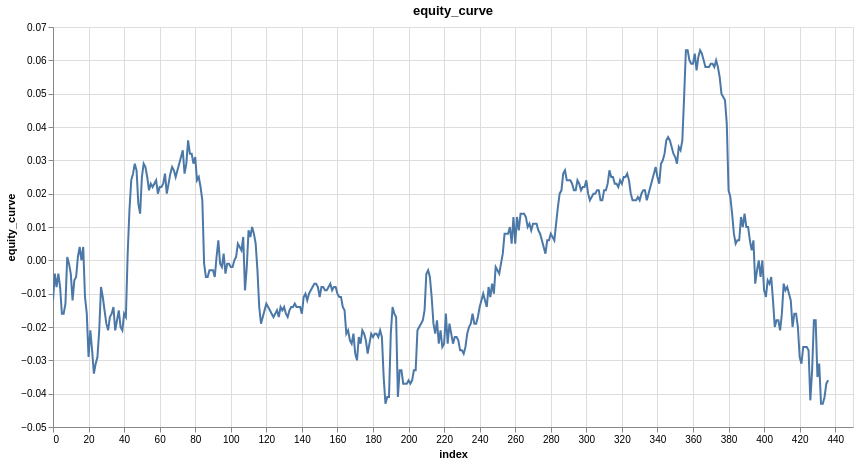

The code cell stored with this chart in its notebook:
### Markdown cell above
### 8.4 Equity Curve Visualization

### Code cell
features = ['close_log_return_lag_2']
model = LinearModel(len(features))
model_trades = learn_model_trades(ts, features, target, model, no_epochs=200, loss=nn.L1Loss())
plot_column(model_trades, 'equity_curve')

### Figure 1 — Vega specification as saved in the notebook (floating-point values rounded to 4 significant figures; data arrays with more than 128 entries replaced by an {"elided": "..."} marker saying what was removed)
{"$schema": "https://vega.github.io/schema/vega/v6.json", "data": [{"name": "param_1e9efca18e7a2868_store"}, {"name": "source_0", "values": {"elided": "437 records"}}, {"name": "source_0_x_domain_index", "values": [{"min": 0, "max": 436}]}, {"name": "source_0_y_domain_equity_curve", "values": [{"min": -0.043, "max": 0.063}]}], "signals": [{"name": "unit", "value": {}, "on": [{"events": "pointermove", "update": "isTuple(group()) ? group() : unit"}]}, {"name": "param_1e9efca18e7a2868", "update": "vlSelectionResolve(\"param_1e9efca18e7a2868_store\", \"union\")"}, {"name": "param_1e9efca18e7a2868_index", "on": [{"events": [{"source": "view", "type": "dblclick"}], "update": "null"}, {"events": {"signal": "param_1e9efca18e7a2868_translate_delta"}, "update": "panLinear(param_1e9efca18e7a2868_translate_anchor.extent_x, -param_1e9efca18e7a2868_translate_delta.x / width)"}, {"events": {"signal": "param_1e9efca18e7a2868_zoom_delta"}, "update": "zoomLinear(domain(\"x\"), param_1e9efca18e7a2868_zoom_anchor.x, param_1e9efca18e7a2868_zoom_delta)"}]}, {"name": "param_1e9efca18e7a2868_equity_curve", "on": [{"events": [{"source": "view", "type": "dblclick"}], "update": "null"}, {"events": {"signal": "param_1e9efca18e7a2868_translate_delta"}, "update": "panLinear(param_1e9efca18e7a2868_translate_anchor.extent_y, param_1e9efca18e7a2868_translate_delta.y / height)"}, {"events": {"signal": "param_1e9efca18e7a2868_zoom_delta"}, "update": "zoomLinear(domain(\"y\"), param_1e9efca18e7a2868_zoom_anchor.y, param_1e9efca18e7a2868_zoom_delta)"}]}, {"name": "param_1e9efca18e7a2868_tuple", "on": [{"events": [{"signal": "param_1e9efca18e7a2868_index || param_1e9efca18e7a2868_equity_curve"}], "update": "param_1e9efca18e7a2868_index && param_1e9efca18e7a2868_equity_curve ? {unit: \"\", fields: param_1e9efca18e7a2868_tuple_fields, values: [param_1e9efca18e7a2868_index,param_1e9efca18e7a2868_equity_curve]} : null"}]}, {"name": "param_1e9efca18e7a2868_tuple_fields", "value": [{"field": "index", "channel": "x", "type": "R"}, {"field": "equity_curve", "channel": "y", "type": "R"}]}, {"name": "param_1e9efca18e7a2868_translate_anchor", "value": {}, "on": [{"events": [{"source": "scope", "type": "pointerdown"}], "update": "{x: x(unit), y: y(unit), extent_x: domain(\"x\"), extent_y: domain(\"y\")}"}]}, {"name": "param_1e9efca18e7a2868_translate_delta", "value": {}, "on": [{"events": [{"source": "window", "between": [{"source": "scope", "type": "pointerdown"}, {"source": "window", "type": "pointerup"}], "consume": true, "type": "pointermove"}], "update": "{x: param_1e9efca18e7a2868_translate_anchor.x - x(unit), y: param_1e9efca18e7a2868_translate_anchor.y - y(unit)}"}]}, {"name": "param_1e9efca18e7a2868_zoom_anchor", "on": [{"events": [{"source": "scope", "type": "wheel", "consume": true}], "update": "{x: invert(\"x\", x(unit)), y: invert(\"y\", y(unit))}"}]}, {"name": "param_1e9efca18e7a2868_zoom_delta", "on": [{"events": [{"source": "scope", "type": "wheel", "consume": true}], "update": "pow(1.001, event.deltaY * pow(16, event.deltaMode))", "force": true}]}, {"name": "param_1e9efca18e7a2868_modify", "on": [{"events": {"signal": "param_1e9efca18e7a2868_tuple"}, "update": "modify(\"param_1e9efca18e7a2868_store\", param_1e9efca18e7a2868_tuple, true)"}]}], "marks": [{"type": "line", "name": "marks", "from": {"data": "source_0"}, "sort": {"field": "x"}, "encode": {"update": {"defined": {"signal": "isValid(datum[\"index\"]) && isFinite(+datum[\"index\"]) && isValid(datum[\"equity_curve\"]) && isFinite(+datum[\"equity_curve\"])"}, "x": {"field": "index", "scale": "x"}, "tooltip": {"signal": "{\"index\": format(datum[\"index\"], \"\"), \"equity_curve\": format(datum[\"equity_curve\"], \"\")}"}, "stroke": {"value": "#4c78a8"}, "y": {"field": "equity_curve", "scale": "y"}}}, "clip": true, "style": ["line"], "interactive": true}], "scales": [{"name": "x", "type": "linear", "domain": [{"signal": "(data(\"source_0_x_domain_index\")[0] || {}).min"}, {"signal": "(data(\"source_0_x_domain_index\")[0] || {}).max"}], "range": [0, {"signal": "width"}], "nice": true, "domainRaw": {"signal": "param_1e9efca18e7a2868[\"index\"]"}, "zero": false}, {"name": "y", "type": "linear", "domain": [{"signal": "(data(\"source_0_y_domain_equity_curve\")[0] || {}).min"}, {"signal": "(data(\"source_0_y_domain_equity_curve\")[0] || {}).max"}], "range": [{"signal": "height"}, 0], "nice": true, "zero": true, "domainRaw": {"signal": "param_1e9efca18e7a2868[\"equity_curve\"]"}}], "axes": [{"scale": "x", "ticks": false, "gridScale": "y", "domain": false, "maxExtent": 0, "tickCount": {"signal": "ceil(width/40)"}, "labels": false, "zindex": 0, "minExtent": 0, "orient": "bottom", "aria": false, "grid": true}, {"scale": "y", "maxExtent": 0, "grid": true, "labels": false, "aria": false, "domain": false, "tickCount": {"signal": "ceil(height/40)"}, "minExtent": 0, "ticks": false, "zindex": 0, "gridScale": "x", "orient": "left"}, {"scale": "x", "grid": false, "tickCount": {"signal": "ceil(width/40)"}, "zindex": 0, "orient": "bottom", "title": "index", "labelFlush": true, "labelOverlap": true}, {"scale": "y", "grid": false, "title": "equity_curve", "labelOverlap": true, "tickCount": {"signal": "ceil(height/40)"}, "orient": "left", "zindex": 0}], "title": {"text": "equity_curve", "frame": "group"}, "style": "cell", "background": "white", "width": 800, "height": 400, "padding": 5}
